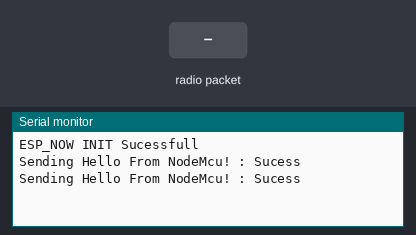
A sketch run on a simulated ESP8266 (NodeMCU). On the bench: the last lines printed to the serial monitor. The test bench sets the inputs (shaded band).

Above: at 1.2 s.
1.3 s: radio packet "1" arrives
At 1.9 s:
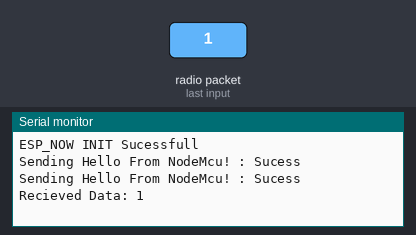
2.8 s: radio packet "0" arrives
At 2.96 s:
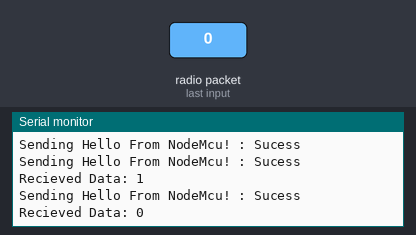
4.3 s: radio packet "2" arrives
At 4.9 s:
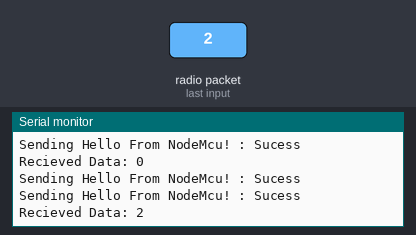

Measured:
- after the input at 1.3 s, the serial monitor: prints a new line at once (image 1)
- after the input at 2.8 s, the serial monitor: prints a new line at once (image 2)
- after the input at 4.3 s, the serial monitor: prints a new line at once (image 3)

The sketch:

Debug_Slave.ino
```cpp
#include <Arduino.h>
#include <espnow.h>
#include <ESP8266WiFi.h>


uint8_t esp32_mac_addr[] = {0x10,0x06,0x1C,0xB5,0x7F,0x6C};

void onSend(uint8_t * macaddr,uint8_t status_code){

}

void onRecv(uint8_t * macaddr,uint8_t * data,uint8_t len){
    Serial.printf("Recieved Data: %s\n", data);
}


void setup() {
    Serial.begin(115200);

    WiFi.setOutputPower(20.5);
    WiFi.mode(WIFI_STA);
    WiFi.disconnect();

    if(esp_now_init() != 0){
        Serial.print("Failed to init the espnow .. Restarting the system\n");
        ESP.restart();
    }
    esp_now_set_self_role(ESP_NOW_ROLE_COMBO);
    esp_now_register_recv_cb(onRecv);
    esp_now_register_send_cb(onSend);

    esp_now_add_peer(esp32_mac_addr, ESP_NOW_ROLE_COMBO, 1, NULL, 0);
    Serial.println("ESP_NOW INIT Sucessfull");
}


#define DELAY_TIME_DELAY_MS 1000

void loop() {
    uint8_t  msg[] = "Hello From NodeMcu!";
    Serial.printf("Sending %s : %s\n",msg,esp_now_send(esp32_mac_addr,msg,sizeof(msg)) == 0 ? "Sucess":"Failed");
    delay(DELAY_TIME_DELAY_MS);
}
```
